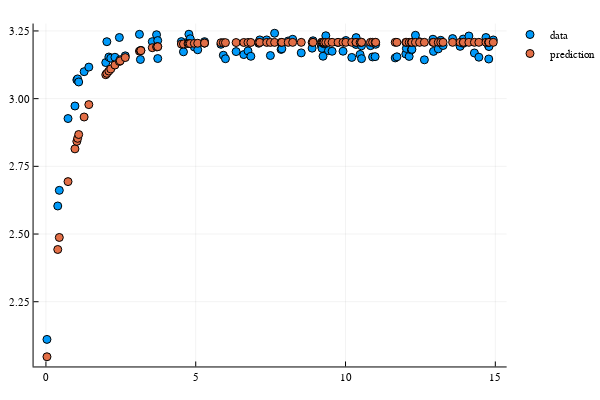

The code cell stored with this chart in its notebook:
### Code cell
# plot
plotsol(u, ũ(res1.minimizer))
